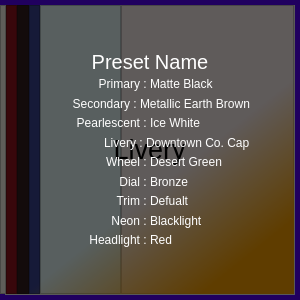
<?xml version="1.0" encoding="UTF-8"?>
<ui version="4.0">
 <class>ColorPresetPreviewWidget</class>
 <widget class="QWidget" name="ColorPresetPreviewWidget">
  <property name="geometry">
   <rect>
    <x>0</x>
    <y>0</y>
    <width>300</width>
    <height>300</height>
   </rect>
  </property>
  <property name="sizePolicy">
   <sizepolicy hsizetype="Fixed" vsizetype="Fixed">
    <horstretch>0</horstretch>
    <verstretch>0</verstretch>
   </sizepolicy>
  </property>
  <property name="windowTitle">
   <string>Form</string>
  </property>
  <layout class="QHBoxLayout" name="horizontalLayout">
   <property name="leftMargin">
    <number>0</number>
   </property>
   <property name="topMargin">
    <number>0</number>
   </property>
   <property name="rightMargin">
    <number>0</number>
   </property>
   <property name="bottomMargin">
    <number>0</number>
   </property>
   <item>
    <widget class="QFrame" name="ColorCardFrame">
     <property name="enabled">
      <bool>true</bool>
     </property>
     <property name="styleSheet">
      <string notr="true"/>
     </property>
     <property name="frameShape">
      <enum>QFrame::Shape::NoFrame</enum>
     </property>
     <property name="frameShadow">
      <enum>QFrame::Shadow::Raised</enum>
     </property>
     <widget class="QFrame" name="ColorPreviewFrame">
      <property name="enabled">
       <bool>true</bool>
      </property>
      <property name="geometry">
       <rect>
        <x>0</x>
        <y>0</y>
        <width>300</width>
        <height>300</height>
       </rect>
      </property>
      <property name="frameShape">
       <enum>QFrame::Shape::NoFrame</enum>
      </property>
      <property name="frameShadow">
       <enum>QFrame::Shadow::Plain</enum>
      </property>
      <property name="lineWidth">
       <number>0</number>
      </property>
      <layout class="QHBoxLayout" name="horizontalLayout_2">
       <property name="leftMargin">
        <number>0</number>
       </property>
       <property name="topMargin">
        <number>0</number>
       </property>
       <property name="rightMargin">
        <number>0</number>
       </property>
       <property name="bottomMargin">
        <number>0</number>
       </property>
       <item>
        <widget class="QFrame" name="NeonlightOutlineFrame">
         <property name="styleSheet">
          <string notr="true">#NeonlightOutlineFrame{
color:rgb(85, 0, 255)
}</string>
         </property>
         <property name="frameShape">
          <enum>QFrame::Shape::Panel</enum>
         </property>
         <property name="frameShadow">
          <enum>QFrame::Shadow::Plain</enum>
         </property>
         <property name="lineWidth">
          <number>5</number>
         </property>
         <widget class="QFrame" name="PearlFrame">
          <property name="geometry">
           <rect>
            <x>5</x>
            <y>5</y>
            <width>289</width>
            <height>289</height>
           </rect>
          </property>
          <property name="styleSheet">
           <string notr="true">#PearlFrame{
background-color:qlineargradient(spread:pad, x1:0.5, y1:0.443818, x2:0.840909, y2:0.869, stop:0.301136 rgba(255, 255, 255, 0), stop:1 rgba(255, 164, 0, 255))
}</string>
          </property>
          <property name="frameShape">
           <enum>QFrame::Shape::NoFrame</enum>
          </property>
          <property name="frameShadow">
           <enum>QFrame::Shadow::Raised</enum>
          </property>
         </widget>
         <widget class="ImageFittingLabel" name="LiveryImageLabel">
          <property name="geometry">
           <rect>
            <x>5</x>
            <y>5</y>
            <width>289</width>
            <height>289</height>
           </rect>
          </property>
          <property name="font">
           <font>
            <pointsize>20</pointsize>
            <bold>false</bold>
           </font>
          </property>
          <property name="text">
           <string>Livery</string>
          </property>
          <property name="alignment">
           <set>Qt::AlignmentFlag::AlignCenter</set>
          </property>
         </widget>
         <widget class="QFrame" name="ColorPaletteFrame">
          <property name="geometry">
           <rect>
            <x>0</x>
            <y>5</y>
            <width>294</width>
            <height>289</height>
           </rect>
          </property>
          <property name="frameShape">
           <enum>QFrame::Shape::NoFrame</enum>
          </property>
          <property name="frameShadow">
           <enum>QFrame::Shadow::Raised</enum>
          </property>
          <layout class="QHBoxLayout" name="horizontalLayout_3" stretch="5,10,10,10,70,150">
           <property name="spacing">
            <number>0</number>
           </property>
           <property name="leftMargin">
            <number>0</number>
           </property>
           <property name="topMargin">
            <number>0</number>
           </property>
           <property name="rightMargin">
            <number>0</number>
           </property>
           <property name="bottomMargin">
            <number>0</number>
           </property>
           <item>
            <widget class="QFrame" name="HeadlightColorFrame">
             <property name="styleSheet">
              <string notr="true">#HeadlightColorFrame{
background-color:rgb(255, 253, 242)
}</string>
             </property>
             <property name="frameShape">
              <enum>QFrame::Shape::StyledPanel</enum>
             </property>
             <property name="frameShadow">
              <enum>QFrame::Shadow::Raised</enum>
             </property>
            </widget>
           </item>
           <item>
            <widget class="QFrame" name="WheelColorFrame">
             <property name="styleSheet">
              <string notr="true">#WheelColorFrame{
background-color:rgb(150, 20, 30)
}</string>
             </property>
             <property name="frameShape">
              <enum>QFrame::Shape::StyledPanel</enum>
             </property>
             <property name="frameShadow">
              <enum>QFrame::Shadow::Raised</enum>
             </property>
            </widget>
           </item>
           <item>
            <widget class="QFrame" name="DialColorFrame">
             <property name="styleSheet">
              <string notr="true">#DialColorFrame{
background-color:rgb(50, 30, 30)
}</string>
             </property>
             <property name="frameShape">
              <enum>QFrame::Shape::StyledPanel</enum>
             </property>
             <property name="frameShadow">
              <enum>QFrame::Shadow::Raised</enum>
             </property>
            </widget>
           </item>
           <item>
            <widget class="QFrame" name="TrimColorFrame">
             <property name="styleSheet">
              <string notr="true">#TrimColorFrame{
background-color:rgb(60, 70, 150)
}</string>
             </property>
             <property name="frameShape">
              <enum>QFrame::Shape::StyledPanel</enum>
             </property>
             <property name="frameShadow">
              <enum>QFrame::Shadow::Raised</enum>
             </property>
            </widget>
           </item>
           <item>
            <widget class="QFrame" name="ScolorFrame">
             <property name="styleSheet">
              <string notr="true">#ScolorFrame{
background-color:rgb(235, 255, 255)
}</string>
             </property>
             <property name="frameShape">
              <enum>QFrame::Shape::StyledPanel</enum>
             </property>
             <property name="frameShadow">
              <enum>QFrame::Shadow::Raised</enum>
             </property>
            </widget>
           </item>
           <item>
            <widget class="QFrame" name="PcolorFrame">
             <property name="styleSheet">
              <string notr="true">#PcolorFrame{
background-color:rgb(255, 243, 242)
}</string>
             </property>
             <property name="frameShape">
              <enum>QFrame::Shape::StyledPanel</enum>
             </property>
             <property name="frameShadow">
              <enum>QFrame::Shadow::Raised</enum>
             </property>
            </widget>
           </item>
          </layout>
         </widget>
         <zorder>ColorPaletteFrame</zorder>
         <zorder>LiveryImageLabel</zorder>
         <zorder>PearlFrame</zorder>
        </widget>
       </item>
      </layout>
     </widget>
     <widget class="QFrame" name="ColorDetailOverlayFrame">
      <property name="geometry">
       <rect>
        <x>0</x>
        <y>0</y>
        <width>300</width>
        <height>300</height>
       </rect>
      </property>
      <property name="styleSheet">
       <string notr="true">#ColorDetailOverlayFrame{
background-color:rgba(0, 0, 0, 160)
}</string>
      </property>
      <property name="frameShape">
       <enum>QFrame::Shape::NoFrame</enum>
      </property>
      <property name="frameShadow">
       <enum>QFrame::Shadow::Plain</enum>
      </property>
      <layout class="QVBoxLayout" name="verticalLayout">
       <property name="spacing">
        <number>0</number>
       </property>
       <property name="leftMargin">
        <number>50</number>
       </property>
       <property name="topMargin">
        <number>50</number>
       </property>
       <property name="rightMargin">
        <number>50</number>
       </property>
       <property name="bottomMargin">
        <number>50</number>
       </property>
       <item>
        <widget class="QLabel" name="PresetNameLabel">
         <property name="font">
          <font>
           <pointsize>15</pointsize>
          </font>
         </property>
         <property name="styleSheet">
          <string notr="true">#PresetNameLabel{
color:rgb(255, 255, 255)
}</string>
         </property>
         <property name="text">
          <string>Preset Name</string>
         </property>
         <property name="alignment">
          <set>Qt::AlignmentFlag::AlignCenter</set>
         </property>
         <property name="margin">
          <number>8</number>
         </property>
        </widget>
       </item>
       <item>
        <layout class="QHBoxLayout" name="PrimaryColorGroup">
         <property name="spacing">
          <number>0</number>
         </property>
         <item>
          <widget class="QLabel" name="PColorTagLabel">
           <property name="styleSheet">
            <string notr="true">#PColorTagLabel{
color:rgb(255, 255, 255)
}</string>
           </property>
           <property name="text">
            <string>Primary : </string>
           </property>
           <property name="alignment">
            <set>Qt::AlignmentFlag::AlignRight|Qt::AlignmentFlag::AlignTrailing|Qt::AlignmentFlag::AlignVCenter</set>
           </property>
          </widget>
         </item>
         <item>
          <widget class="QLabel" name="PcolorTextLabel">
           <property name="styleSheet">
            <string notr="true">#PcolorTextLabel{
color:rgb(255, 255, 255)
}</string>
           </property>
           <property name="text">
            <string>Matte Black</string>
           </property>
          </widget>
         </item>
        </layout>
       </item>
       <item>
        <layout class="QHBoxLayout" name="SecondaryColorGroup">
         <property name="spacing">
          <number>0</number>
         </property>
         <item>
          <widget class="QLabel" name="ScolorTagLabel">
           <property name="styleSheet">
            <string notr="true">#ScolorTagLabel{
color:rgb(255, 255, 255)
}</string>
           </property>
           <property name="text">
            <string>Secondary : </string>
           </property>
           <property name="alignment">
            <set>Qt::AlignmentFlag::AlignRight|Qt::AlignmentFlag::AlignTrailing|Qt::AlignmentFlag::AlignVCenter</set>
           </property>
          </widget>
         </item>
         <item>
          <widget class="QLabel" name="ScolorTextLabel">
           <property name="styleSheet">
            <string notr="true">#ScolorTextLabel{
color:rgb(255, 255, 255)
}</string>
           </property>
           <property name="text">
            <string>Metallic Earth Brown</string>
           </property>
          </widget>
         </item>
        </layout>
       </item>
       <item>
        <layout class="QHBoxLayout" name="PearlescentGroup">
         <property name="spacing">
          <number>0</number>
         </property>
         <item>
          <widget class="QLabel" name="PearlTagLabel">
           <property name="styleSheet">
            <string notr="true">#PearlTagLabel{
color:rgb(255, 255, 255)
}</string>
           </property>
           <property name="text">
            <string>Pearlescent : </string>
           </property>
           <property name="alignment">
            <set>Qt::AlignmentFlag::AlignRight|Qt::AlignmentFlag::AlignTrailing|Qt::AlignmentFlag::AlignVCenter</set>
           </property>
          </widget>
         </item>
         <item>
          <widget class="QLabel" name="PearlTextGroup">
           <property name="styleSheet">
            <string notr="true">#PearlTextGroup{
color:rgb(255, 255, 255)
}</string>
           </property>
           <property name="text">
            <string>Ice White</string>
           </property>
          </widget>
         </item>
        </layout>
       </item>
       <item>
        <layout class="QHBoxLayout" name="LiveryGroup">
         <property name="spacing">
          <number>0</number>
         </property>
         <item>
          <widget class="QLabel" name="LiveryTagLabel">
           <property name="styleSheet">
            <string notr="true">#LiveryTagLabel{
color:rgb(255, 255, 255)
}</string>
           </property>
           <property name="text">
            <string>Livery : </string>
           </property>
           <property name="alignment">
            <set>Qt::AlignmentFlag::AlignRight|Qt::AlignmentFlag::AlignTrailing|Qt::AlignmentFlag::AlignVCenter</set>
           </property>
          </widget>
         </item>
         <item>
          <widget class="QLabel" name="LiveryTextLabel">
           <property name="styleSheet">
            <string notr="true">#LiveryTextLabel{
color:rgb(255, 255, 255)
}</string>
           </property>
           <property name="text">
            <string>Downtown Co. Cap</string>
           </property>
          </widget>
         </item>
        </layout>
       </item>
       <item>
        <layout class="QHBoxLayout" name="WheelColorGroup">
         <property name="spacing">
          <number>0</number>
         </property>
         <item>
          <widget class="QLabel" name="WheelTagLabel">
           <property name="styleSheet">
            <string notr="true">#WheelTagLabel{
color:rgb(255, 255, 255)
}</string>
           </property>
           <property name="text">
            <string>Wheel : </string>
           </property>
           <property name="alignment">
            <set>Qt::AlignmentFlag::AlignRight|Qt::AlignmentFlag::AlignTrailing|Qt::AlignmentFlag::AlignVCenter</set>
           </property>
          </widget>
         </item>
         <item>
          <widget class="QLabel" name="WheelTextLabel">
           <property name="styleSheet">
            <string notr="true">#WheelTextLabel{
color:rgb(255, 255, 255)
}</string>
           </property>
           <property name="text">
            <string>Desert Green</string>
           </property>
          </widget>
         </item>
        </layout>
       </item>
       <item>
        <layout class="QHBoxLayout" name="DialColorGroup">
         <property name="spacing">
          <number>0</number>
         </property>
         <item>
          <widget class="QLabel" name="DialTagLabel">
           <property name="styleSheet">
            <string notr="true">#DialTagLabel{
color:rgb(255, 255, 255)
}</string>
           </property>
           <property name="text">
            <string>Dial : </string>
           </property>
           <property name="alignment">
            <set>Qt::AlignmentFlag::AlignRight|Qt::AlignmentFlag::AlignTrailing|Qt::AlignmentFlag::AlignVCenter</set>
           </property>
          </widget>
         </item>
         <item>
          <widget class="QLabel" name="DialTextLabel">
           <property name="styleSheet">
            <string notr="true">#DialTextLabel{
color:rgb(255, 255, 255)
}</string>
           </property>
           <property name="text">
            <string>Bronze</string>
           </property>
          </widget>
         </item>
        </layout>
       </item>
       <item>
        <layout class="QHBoxLayout" name="TrimColorGroup">
         <property name="spacing">
          <number>0</number>
         </property>
         <item>
          <widget class="QLabel" name="TrimTagLabel">
           <property name="styleSheet">
            <string notr="true">#TrimTagLabel{
color:rgb(255, 255, 255)
}</string>
           </property>
           <property name="text">
            <string>Trim : </string>
           </property>
           <property name="alignment">
            <set>Qt::AlignmentFlag::AlignRight|Qt::AlignmentFlag::AlignTrailing|Qt::AlignmentFlag::AlignVCenter</set>
           </property>
          </widget>
         </item>
         <item>
          <widget class="QLabel" name="TrimTextLabel">
           <property name="styleSheet">
            <string notr="true">#TrimTextLabel{
color:rgb(255, 255, 255)
}</string>
           </property>
           <property name="text">
            <string>Defualt</string>
           </property>
          </widget>
         </item>
        </layout>
       </item>
       <item>
        <layout class="QHBoxLayout" name="NeonLightGroup">
         <property name="spacing">
          <number>0</number>
         </property>
         <item>
          <widget class="QLabel" name="NeonlightTagLabel">
           <property name="styleSheet">
            <string notr="true">#NeonlightTagLabel{
color:rgb(255, 255, 255)
}</string>
           </property>
           <property name="text">
            <string>Neon : </string>
           </property>
           <property name="alignment">
            <set>Qt::AlignmentFlag::AlignRight|Qt::AlignmentFlag::AlignTrailing|Qt::AlignmentFlag::AlignVCenter</set>
           </property>
          </widget>
         </item>
         <item>
          <widget class="QLabel" name="NeonTextLabel">
           <property name="styleSheet">
            <string notr="true">#NeonTextLabel{
color:rgb(255, 255, 255)
}</string>
           </property>
           <property name="text">
            <string>Blacklight</string>
           </property>
          </widget>
         </item>
        </layout>
       </item>
       <item>
        <layout class="QHBoxLayout" name="HeadlightGroup">
         <property name="spacing">
          <number>0</number>
         </property>
         <item>
          <widget class="QLabel" name="HeadlightTagLabel">
           <property name="styleSheet">
            <string notr="true">#HeadlightTagLabel{
color:rgb(255, 255, 255)
}</string>
           </property>
           <property name="text">
            <string>Headlight : </string>
           </property>
           <property name="alignment">
            <set>Qt::AlignmentFlag::AlignRight|Qt::AlignmentFlag::AlignTrailing|Qt::AlignmentFlag::AlignVCenter</set>
           </property>
          </widget>
         </item>
         <item>
          <widget class="QLabel" name="HeadlightTextLabel">
           <property name="styleSheet">
            <string notr="true">#HeadlightTextLabel{
color:rgb(255, 255, 255)
}</string>
           </property>
           <property name="text">
            <string>Red</string>
           </property>
          </widget>
         </item>
        </layout>
       </item>
      </layout>
     </widget>
    </widget>
   </item>
  </layout>
 </widget>
 <customwidgets>
  <customwidget>
   <class>ImageFittingLabel</class>
   <extends>QLabel</extends>
   <header>UI/lib/ImageFittingLabel</header>
  </customwidget>
 </customwidgets>
 <resources/>
 <connections/>
</ui>
